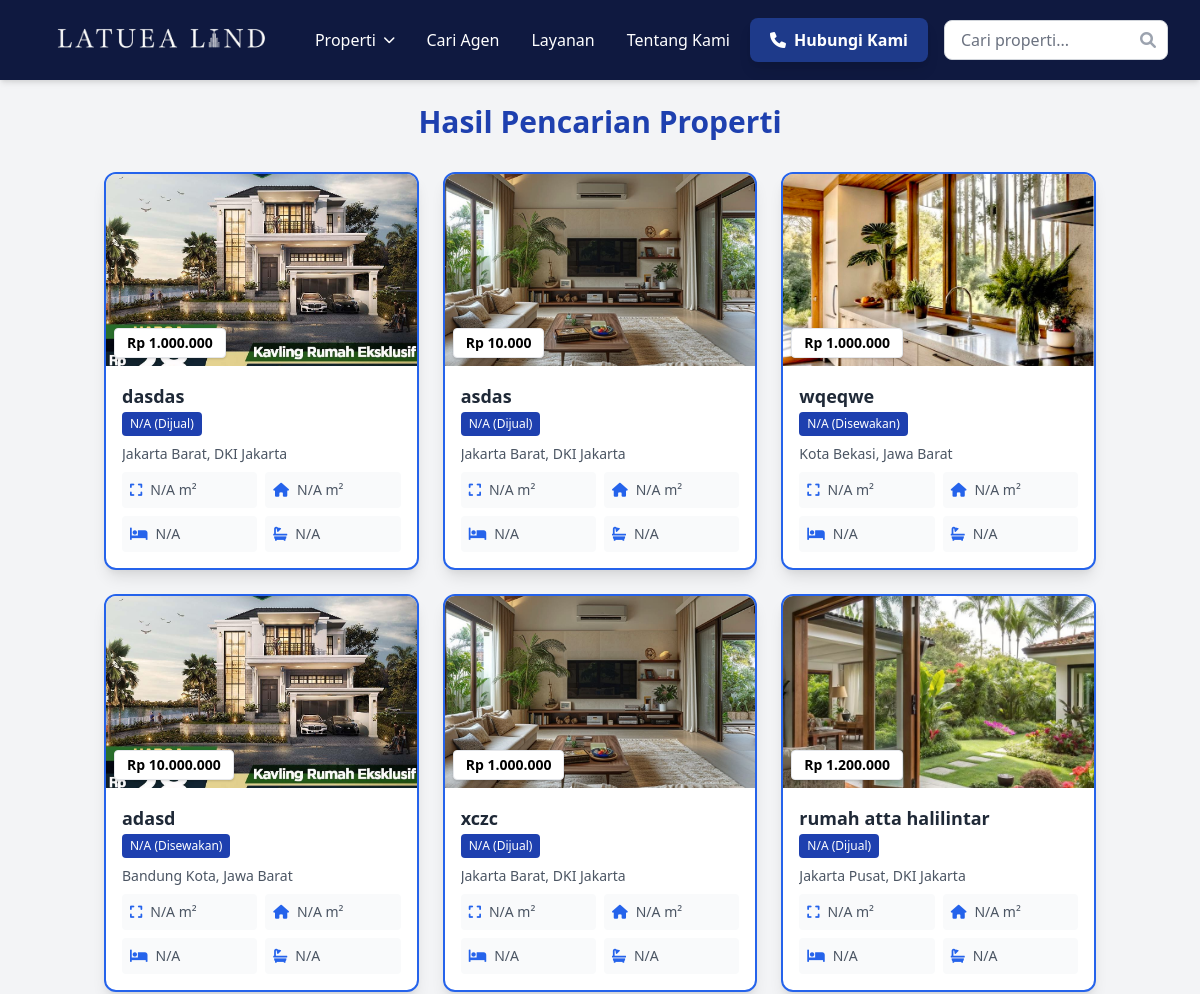
Before: /pages/search_results.php (upper part) with the older database file.
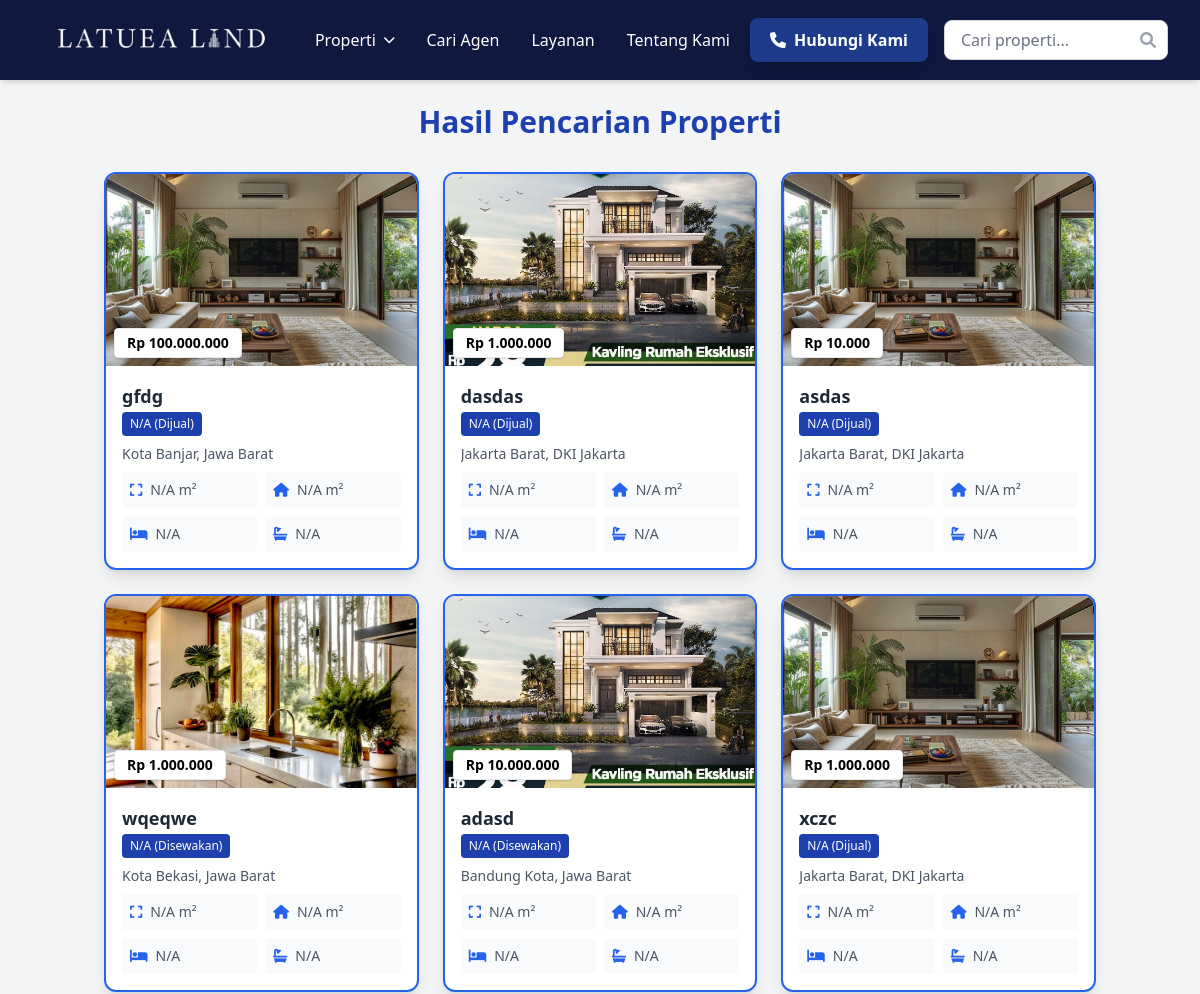
After: the same page with the newer database file.
### tables this page shows
CREATE TABLE `properties` (
  `id` int(11) NOT NULL,
  `id_properti` varchar(50) DEFAULT NULL,
  `title` varchar(100) NOT NULL,
  `description` text NOT NULL,
  `price` decimal(10,2) NOT NULL,
  `province` varchar(100) DEFAULT NULL,
  `regency` varchar(100) DEFAULT NULL,
  `district_or_area` varchar(100) DEFAULT NULL,
  `image` varchar(255) DEFAULT NULL,
  `created_at` timestamp NOT NULL DEFAULT current_timestamp(),
  `property_type` enum('for_sale','for_rent') NOT NULL DEFAULT 'for_sale',
  `property_kind` varchar(50) DEFAULT NULL,
  `tipe_properti` varchar(50) DEFAULT NULL,
  `luas_tanah` varchar(50) DEFAULT NULL,
  `luas_bangunan` varchar(50) DEFAULT NULL,
  `arah_bangunan` varchar(50) DEFAULT NULL,
  `jenis_bangunan` varchar(50) DEFAULT NULL,
  `jumlah_lantai` varchar(50) DEFAULT NULL,
  `kamar_tidur` varchar(50) DEFAULT NULL,
  `kamar_pembantu` varchar(50) DEFAULT NULL,
  `kamar_mandi` varchar(50) DEFAULT NULL,
  `daya_listrik` varchar(50) DEFAULT NULL,
  `saluran_air` varchar(50) DEFAULT NULL,
  `jalur_telepon` varchar(50) DEFAULT NULL,
  `interior` varchar(50) DEFAULT NULL,
  `garasi_parkir` varchar(50) DEFAULT NULL,
  `sertifikat` varchar(50) DEFAULT NULL,
  `view_count` int(11) DEFAULT 0,
  `agent_id` int(11) DEFAULT NULL,
  `facilities` text DEFAULT NULL,
  `is_featured` tinyint(1) DEFAULT 0
);

### pages/search_results.php (the view, shortened to what the changed rows need)
<?php
require __DIR__ . '/../includes/db_connect.php';
require __DIR__ . '/../includes/header.php';
$sql = "
    SELECT
        p.id,
        p.title,
        p.description,
        p.price,
        p.property_type,
        p.tipe_properti,
        p.id_properti,
        p.province,
        p.regency,
        p.district_or_area,
        p.luas_tanah,
        p.luas_bangunan,
        p.kamar_tidur,
        p.kamar_mandi,
        pi.image_path AS main_image_path
    FROM
        properties p
    LEFT JOIN
        (SELECT property_id, MIN(id) AS min_img_id FROM property_images GROUP BY property_id) AS min_images
    ON
        p.id = min_images.property_id
    LEFT JOIN
        property_images pi
    ON
        min_images.min_img_id = pi.id
    WHERE 1=1
";
$params = [];
$sql .= " ORDER BY p.created_at DESC";
try {
    $stmt = $pdo->prepare($sql);
    $stmt->execute($params);
    $results = $stmt->fetchAll(PDO::FETCH_ASSOC);
} catch (PDOException $e) {
    error_log("Error fetching properties: " . $e->getMessage());
    echo "<div class='container mx-auto px-4 py-6'><p class='text-red-600'>Terjadi kesalahan saat mengambil data properti.</p></div>";
    require __DIR__ . '/../includes/footer.php';
    exit;
}
?>
<!DOCTYPE html>
<html lang="id">
<head>
    <link rel="stylesheet" href="https://cdnjs.cloudflare.com/ajax/libs/font-awesome/6.0.0-beta3/css/all.min.css">
    <link href="https://cdn.jsdelivr.net/npm/tailwindcss@2.2.19/dist/tailwind.min.css" rel="stylesheet">
</head>
<body class="font-lato bg-gray-100 text-gray-800">
    <div class="container mx-auto px-4 py-6">
        <h1 class="text-2xl md:text-3xl font-bold text-blue-800 text-center mb-8">Hasil Pencarian Properti</h1>
        <div class="grid grid-cols-1 sm:grid-cols-2 lg:grid-cols-3 gap-6 mb-8">
            <?php if (empty($results)): ?>
                <p class="col-span-full text-center text-gray-600 py-10">Tidak ada properti yang ditemukan dengan kriteria tersebut. Coba kriteria lain.</p>
            <?php else: ?>
                <?php foreach ($results as $property): ?>
                    <a href="pages/detail_property.php?id=<?= htmlspecialchars($property['id']) ?>" class="block">
                        <div class="bg-white border-2 border-blue-600 rounded-xl shadow-lg overflow-hidden transform hover:-translate-y-1 hover:shadow-xl transition">
                            <div class="relative w-full h-48">
                                <img src="../Uploads/properties/<?= htmlspecialchars($property['main_image_path'] ?? 'default.jpg') ?>" alt="<?= htmlspecialchars($property['title']) ?>" class="w-full h-full object-cover hover:scale-105 transition-transform">
                                <div class="absolute bottom-2 left-2 bg-white text-black px-3 py-1 rounded text-sm font-bold border border-gray-200 shadow">
                                    Rp <?= number_format($property['price'], 0, ',', '.') ?>
                                </div>
                            </div>
                            <div class="p-4">
                                <h3 class="text-lg font-semibold text-gray-800 truncate"><?= htmlspecialchars($property['title']) ?></h3>
                                <span class="inline-block bg-blue-800 text-white text-xs px-2 py-1 rounded mb-2">
                                    <?= htmlspecialchars($property['tipe_properti'] ?? 'N/A') ?> (<?= htmlspecialchars($property['property_type'] == 'for_sale' ? 'Dijual' : 'Disewakan') ?>)
                                </span>
                                <p class="text-sm text-gray-600 mb-2 line-clamp-2">
                                    <?= htmlspecialchars($property['district_or_area'] ? $property['district_or_area'] . ', ' : '') . htmlspecialchars($property['regency'] . ', ' . $property['province']) ?>
                                </p>
                                <div class="grid grid-cols-2 gap-2">
                                    <div class="flex items-center gap-2 text-sm text-gray-600 bg-gray-50 p-2 rounded">
                                        <i class="fa-solid fa-expand text-blue-600"></i>
                                        <span><?= htmlspecialchars($property['luas_tanah'] ?? 'N/A') ?> m²</span>
                                    </div>
                                    <div class="flex items-center gap-2 text-sm text-gray-600 bg-gray-50 p-2 rounded">
                                        <i class="fa-solid fa-house text-blue-600"></i>
                                        <span><?= htmlspecialchars($property['luas_bangunan'] ?? 'N/A') ?> m²</span>
                                    </div>
                                    <div class="flex items-center gap-2 text-sm text-gray-600 bg-gray-50 p-2 rounded">
                                        <i class="fa-solid fa-bed text-blue-600"></i>
                                        <span><?= htmlspecialchars($property['kamar_tidur'] ?? 'N/A') ?></span>
                                    </div>
                                    <div class="flex items-center gap-2 text-sm text-gray-600 bg-gray-50 p-2 rounded">
                                        <i class="fa-solid fa-bath text-blue-600"></i>
                                        <span><?= htmlspecialchars($property['kamar_mandi'] ?? 'N/A') ?></span>
                                    </div>
                                </div>
                            </div>
                        </div>
                    </a>
                <?php endforeach; ?>
            <?php endif; ?>
        </div>
    </div>
</body>
</html>

Changed rows visible on the page:
no longer on this page (row unchanged): properties: shows a picture, price "1.200.000", title "rumah atta halilintar", tipe_properti "N/A", property_type "Dijual", regency+province "Jakarta Pusat, DKI Jakarta", luas_tanah "N/A", luas_bangunan "N/A", kamar_tidur "N/A", kamar_mandi "N/A"
added properties: price "100.000.000", title "gfdg", tipe_properti "N/A", property_type "Dijual", regency+province "Kota Banjar, Jawa Barat", luas_tanah "N/A", luas_bangunan "N/A", kamar_tidur "N/A", kamar_mandi "N/A"
